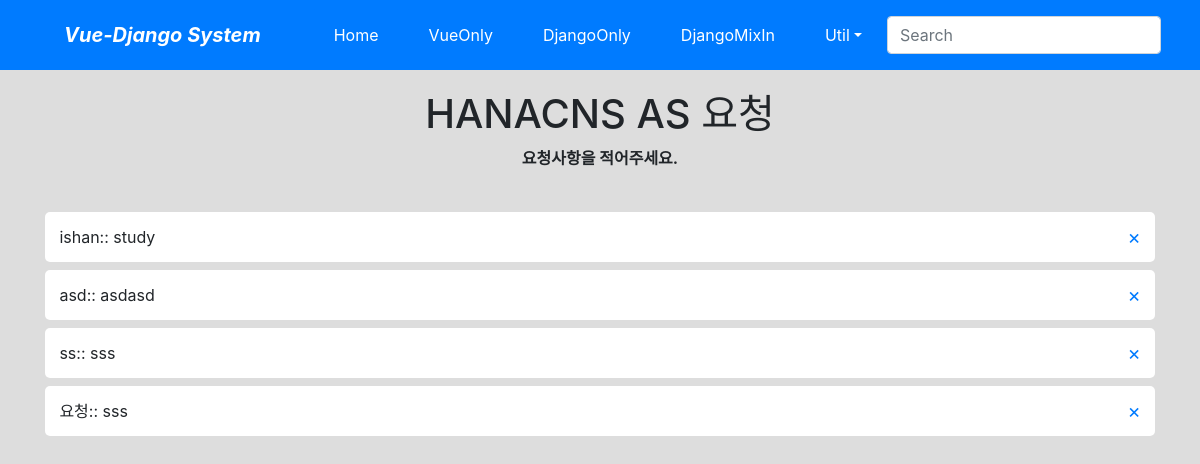
Page /todo/list/ on the earlier database version.
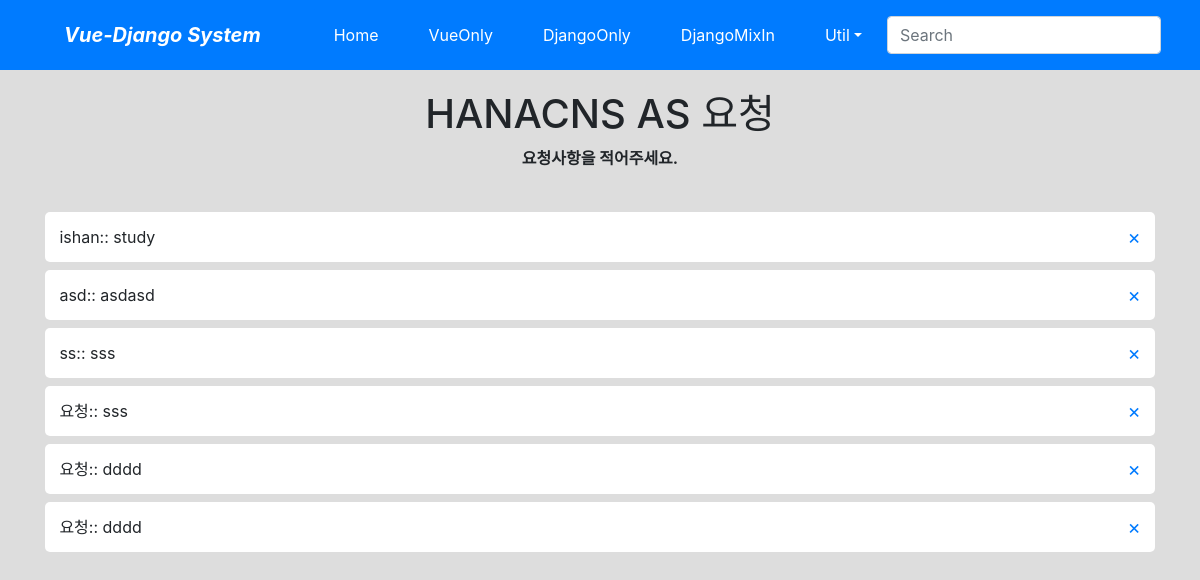
Same page on the later database version.
### todo/models.py (models this page shows, shortened)
class Todo(models.Model):
    name = models.CharField('NAME', max_length=5, blank=True)
    todo = models.CharField('TODO', max_length=50)

### todo/views.py (the view)
# urls.py: path('list/', views.TodoLV.as_view(), name='list'),
class TodoLV(ListView):
    model = Todo
    template_name = 'todo/todo_list.html'

### todo/templates/todo/todo_list.html (shortened to what this page needs)
{% extends 'base.html' %}
{% block content %}
    <div id='app'>
        <h1>HANACNS AS 요청</h1>
        <strong>요청사항을 적어주세요.</strong>
        <br>
        <br>
        <ul class="todoList">
            {% for todo in object_list %}
            <li>
                <span>{{ todo.name }}:: {{ todo.todo }}</span>
                <span class="removeBtn"> <a href="{% url 'todo:delete' todo.id %}"> &#x00D7</a></span>
            </li>
            {% endfor %}
        </ul>
    </div>
{% endblock %}

Differences in the rows shown:
added Todo: name "요청", todo "dddd"
added Todo: name "요청", todo "dddd"
